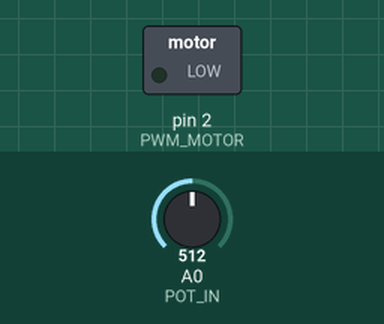
Bench run of a sketch on a simulated Arduino Uno, built with avr-gcc and run on an emulated ATmega328P. Shown: switched loads named in the sketch (green lamp = pin HIGH). The test bench sets the inputs (shaded band); at power-on: A0 (POT_IN) = 512.

Above: at 1.2 s.
1.3 s: A0 (POT_IN) set to 524
At 2.0 s:
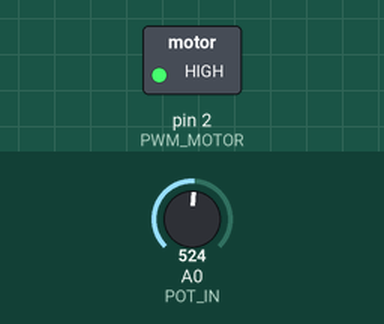
2.8 s: A0 (POT_IN) set to 511
At 3.2 s:
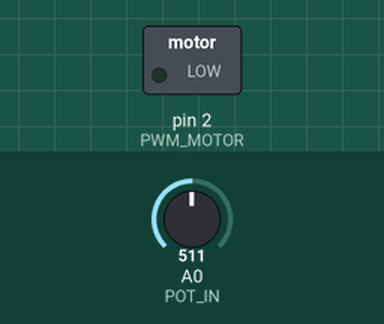
4.3 s: A0 (POT_IN) set to 716
At 5.5 s:
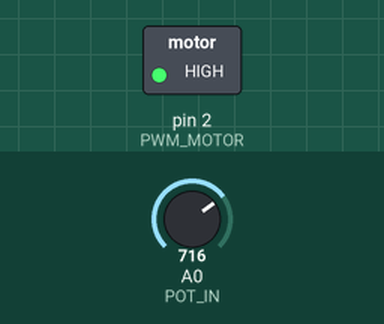
Timing chart, 0 to 7.3 s (numbered marks = the images above; inputs shaded):
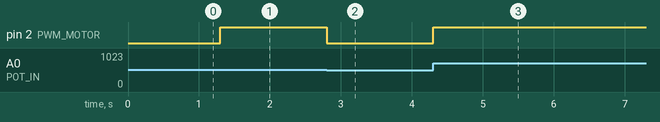

The sketch:

L298N_MOTOR_CONTROL.ino
```cpp
#define POT_IN 0
#define PWM_MOTOR 2

int val_pot = 0;
int val = 0;

void setup() {
  // put your setup code here, to run once:
  pinMode(PWM_MOTOR, OUTPUT);
  //val = 255 / 1023;
}

void loop() {
  // put your main code here, to run repeatedly:
  val_pot = analogRead(POT_IN);   //Lee el valor del potenciometro.
  val = map(val_pot, 0, 1023, 0, 255);
  analogWrite(PWM_MOTOR, val); //Escribe el valor analogico del potenciometro como duty cycle del PWM.
}
```

Measured:
- the behaviour switches between 513 and 514 on A0 (POT_IN) (found by bisection; images 0 and 1)
- after the input at 1.3 s, pin 2 (PWM_MOTOR): LOW → HIGH at once
- after the input at 2.8 s, pin 2 (PWM_MOTOR): HIGH → LOW at once
- after the input at 4.3 s, pin 2 (PWM_MOTOR): LOW → HIGH at once
